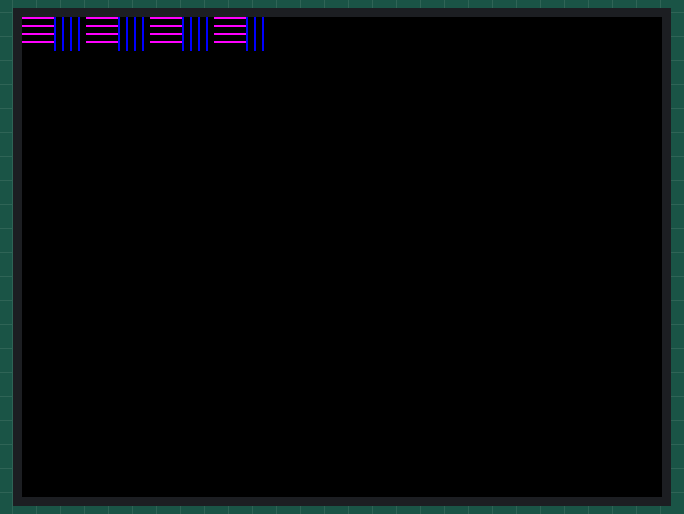
This sketch was run on a simulated Arduino Uno, built with avr-gcc and run on an emulated ATmega328P. Parts: 320×240 colour display.

Above: at 0.68 s.
At 3.42 s:
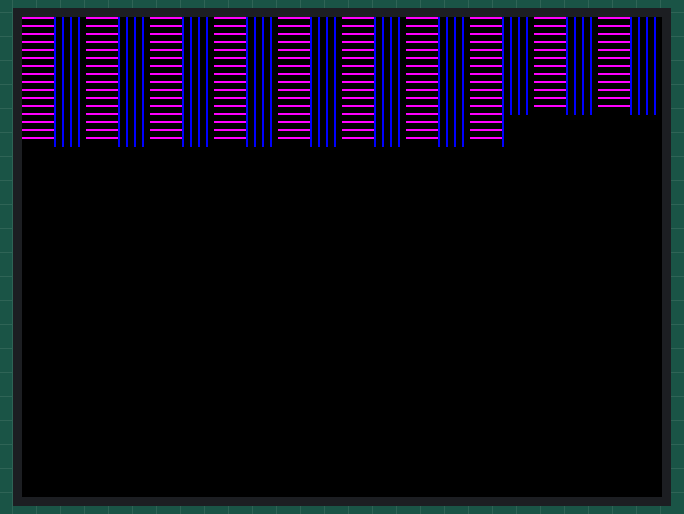
At 6.46 s:
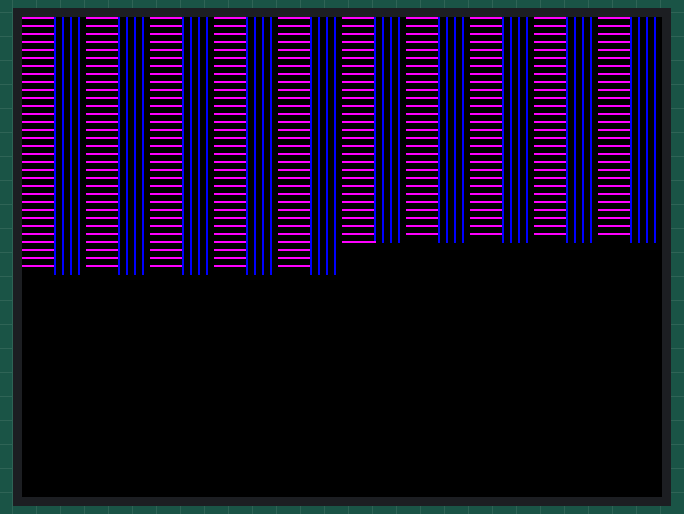
At 12.4 s:
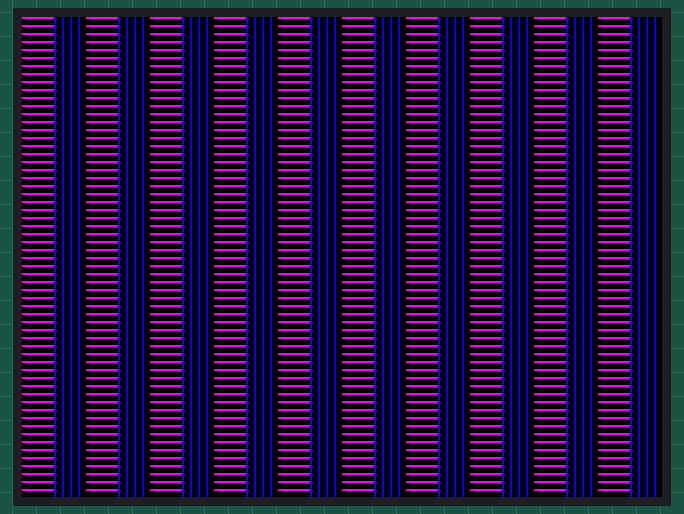
At 27.89 s:
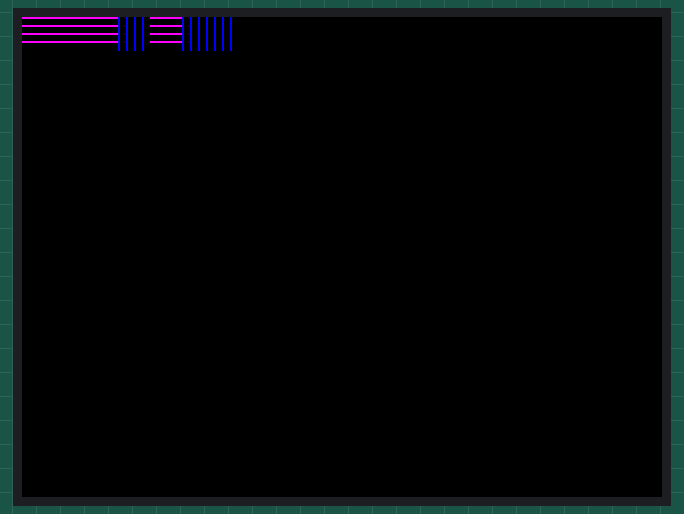
At 39.82 s:
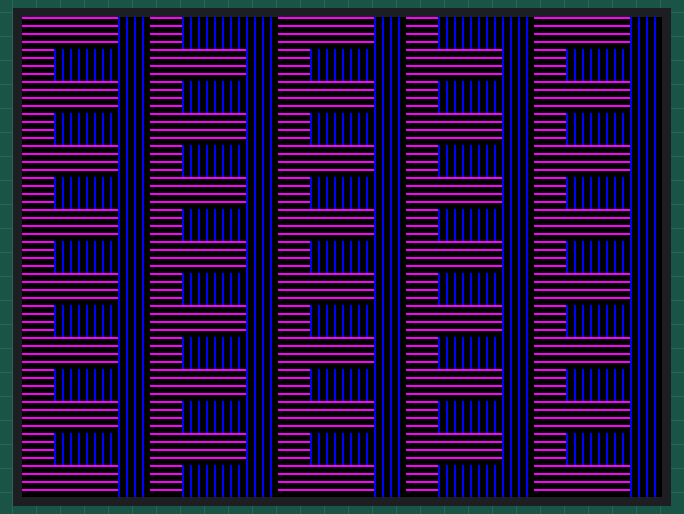

The sketch:

dietz_viz.ino
```cpp
/**
 * Ada Dietz polynomial (a + b + ...) ^ N pattern visualizer
 * by: Colin Drake
 * version: 1.0
 *
 * Requires:
 * - Arduino
 * - ILI9341 OLED screen (Adafruit shield available)
 *
 * Todos:
 * - Look into disabling LED backlights.
 *   See: https://learn.adafruit.com/adafruit-2-8-tft-touch-shield-v2/backlight-touch-irq
 *
 * Notes:
 * - Reclaimed much space by switching from int[][] to char[][] for pattern data. Potentially
 *   more data could be stored by using PROGMEM but this is already sufficient to encode more
 *   patterns than I originally began with.
 * - Started with tile_size = 8, but 16 seems better when viewed from afar and makes the
 *   patterns more recognizable.
 */

#include <Adafruit_ILI9341.h>
#include <Adafruit_GFX.h>

// OLED setup.
Adafruit_ILI9341 tft = Adafruit_ILI9341(10, 9);

// Drawing constants.
const int tile_size = 16;
const int tile_line_spacing = 4;
const int tile_drawing_delay = 10;  // ms (for each line in pattern)
const int pattern_drawing_delay = (1000 * 15);  // ms (for each finished pattern)

// Pattern data.
const int num_patterns = 9;
const int max_pattern_length = 128;
const char patterns[num_patterns][max_pattern_length] = {
  // (a + b)
  {0, 1},
  // (a + b) ^ 2
  {0, 0, 0, 1, 0, 1, 1, 1},
  // (a + b) ^ 3
  {0, 0, 0, 0, 0, 1, 0, 0, 1, 0, 0, 1, 0, 1, 1, 0, 1, 1, 0, 1, 1, 1, 1, 1},
  // (a + b) ^ 4
  {0, 0, 0, 0, 0, 0, 0, 1, 0, 0, 0, 1, 0, 0, 0, 1, 0, 0, 0, 1, 0, 0, 1, 1, 0, 0, 1, 1, 0, 0, 1, 1, 0, 0, 1, 1, 0, 0, 1, 1, 0, 0, 1, 1, 0, 1, 1, 1, 0, 1, 1, 1, 0, 1, 1, 1, 0, 1, 1, 1, 1, 1, 1, 1},
  // (a + b + c)
  {0, 1, 2},
  // (a + b + c) ^ 2
  {0, 0, 1, 0, 2, 0, 1, 1, 1, 2, 1, 2, 2, 2},
  // (a + b + c) ^ 3
  {0, 0, 0, 0, 0, 1, 0, 0, 1, 0, 0, 1, 0, 0, 2, 0, 0, 2, 0, 0, 2, 0, 2, 2, 0, 2, 2, 0, 2, 2, 1, 2, 2, 1, 2, 2, 1, 2, 2, 0, 1, 1, 0, 1, 1, 0, 1, 1, 2, 2, 2, 1, 1, 2, 1, 1, 2, 1, 1, 2, 1, 2, 3, 1, 2, 3, 1, 2, 3, 1, 2, 3, 1, 2, 3, 1, 2, 3, 2, 2, 2},
  // (a + b + c + d)
  {0, 1, 2, 3},
  // (a + b + c + d) ^ 2
  {0, 0, 0, 1, 0, 1, 0, 2, 0, 2, 0, 3, 0, 3, 1, 1, 1, 2, 1, 2, 1, 2, 2, 2, 2, 3, 2, 3, 1, 3, 1, 3, 3, 3}
};
const int pattern_lengths[num_patterns] = {
  2,
  8,
  24,
  64,
  3,
  14,
  81,
  4,
  34
};

void setup() {
  tft.begin();
  tft.setRotation(1);
  tft.fillScreen(ILI9341_BLACK);
}

void loop() {
  // For each pattern...
  for (int i = 0; i < num_patterns; i++) {
    long pattern_index = 0;

    // For each tile...
    for (long y = 0; y < tft.height(); y += tile_size) {
      for (long x = 0; x < tft.width(); x += tile_size) {
        // Grab current value of current pattern.
        int patternValue = patterns[i][pattern_index % pattern_lengths[i]];

        if (patternValue == 0) {
          a(x, y);
        } else if (patternValue == 1) {
          b(x, y);
        } else if (patternValue == 2) {
          c(x, y);
        } else if (patternValue == 3) {
          d(x, y);
        }

        // Increment pattern index.
        pattern_index++;
      }
    }

    // Hold current finished pattern, clear screen, move to next pattern...
    delay(pattern_drawing_delay);
    tft.fillScreen(ILI9341_BLACK);
  }
}

void a(int x, int y) {
  for (int i = 0; i < tile_size; i += tile_line_spacing) {
    tft.drawLine(x, y + i, x + tile_size, y + i, ILI9341_MAGENTA);
    delay(tile_drawing_delay);
  }
}

void b(int x, int y) {
  for (int i = 0; i < tile_size; i += tile_line_spacing) {
    tft.drawLine(x + i, y, x + i, y + tile_size, ILI9341_BLUE);
    delay(tile_drawing_delay);
  }
}

void c(int x, int y) {
  tft.drawLine(x, y, x + tile_size, y + tile_size, ILI9341_YELLOW);
  delay(tile_drawing_delay);
}

void d(int x, int y) {
  tft.drawLine(x + tile_size, y, x, y + tile_size, ILI9341_CYAN);
  delay(tile_drawing_delay);
}
```

Measured:
- what the display in image 3 shows lasts 15.0 s, from 12.4 s to 27.4 s
